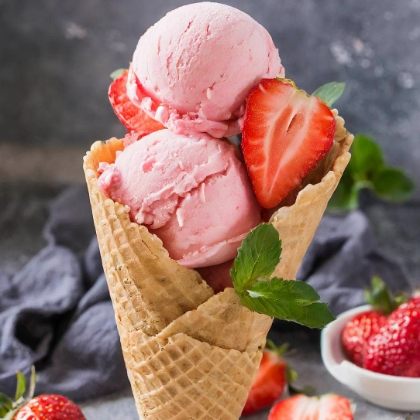
#> input picture icecream.jpg, 420 x 420 px
$ python color-image.py
#> lines starting #> are read from the running program, lines starting #| are printed output that depends on the picture; after the words box and inside, x2 and y2 are one past the last pixel; in counts of white or black regions, pixels touching at a corner belong together
from PIL import Image, ImageFilter
import numpy as np
import matplotlib.pyplot as plt

image_path = 'icecream.jpg'
image = Image.open(image_path)
#> image is the input picture: PIL image 420x420 RGB; mean R, G, B 145.6, 112.8, 103.1
image_resized = image.resize((400, 400))
image_rgb = np.array(image_resized)

def rgb_to_hex(rgb):
    return '#{:02x}{:02x}{:02x}'.format(rgb[0], rgb[1], rgb[2])

hex_matrix = np.apply_along_axis(rgb_to_hex, 2, image_rgb)

def apply_grayscale(image):
    return image.convert('L')
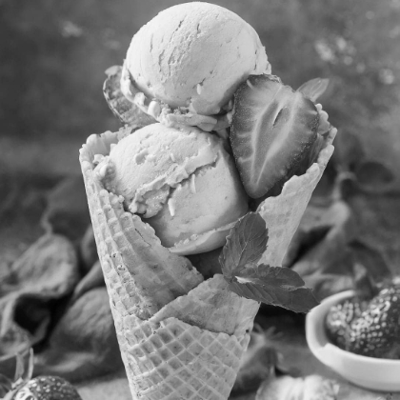
#> returned value: PIL image 400x400 L; min 0, max 250, mean 121.5

def apply_blur(image):
    return image.filter(ImageFilter.GaussianBlur(radius=2))
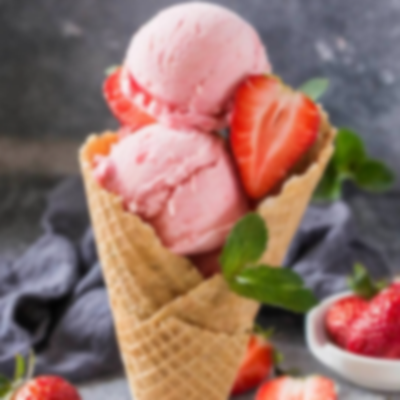
#> returned value: PIL image 400x400 RGB; mean R, G, B 145.6, 112.8, 103.1

def apply_threshold(image, threshold=128):
#> called with threshold = 128
    return image.convert('L').point(lambda p: p > threshold and 255)
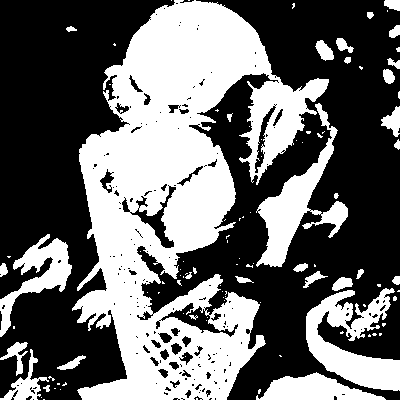
#> returned value: PIL image 400x400 L; 41.5% white; 103 white regions (72 under 20 px), largest, box (x1, y1, x2, y2) and area: (72, 0, 329, 400) 49253, (306, 288, 400, 391) 4727, (256, 103, 348, 267) 4202

def apply_edges(image):
    return image.filter(ImageFilter.FIND_EDGES)
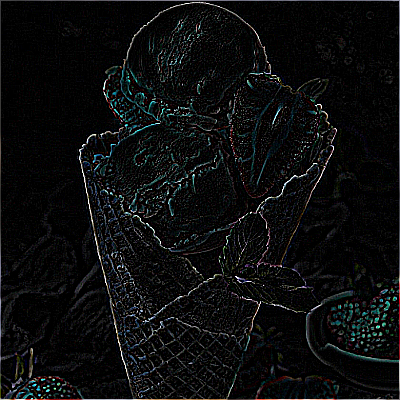
#> returned value: PIL image 400x400 RGB; mean R, G, B 12.3, 13.2, 13.6

image_grayscale = apply_grayscale(image_resized)
image_blurred = apply_blur(image_resized)
image_threshold = apply_threshold(image_resized)
image_edges = apply_edges(image_resized)
plt.figure(figsize=(15, 12))

plt.subplot(2, 3, 1)
plt.imshow(image_resized)
plt.title('Imagen Original')
plt.axis('off')

plt.subplot(2, 3, 2)
plt.imshow(image_grayscale, cmap='gray')
plt.title('Escala de Grises')
plt.axis('off')

plt.subplot(2, 3, 3)
plt.imshow(image_blurred)
plt.title('Desenfoque Gaussiano')
plt.axis('off')

plt.subplot(2, 3, 4)
plt.imshow(image_threshold, cmap='gray')
plt.title('Umbral (Blanco y Negro)')
plt.axis('off')

plt.subplot(2, 3, 5)
hex_image = np.array([[[int(h[1:3], 16), int(h[3:5], 16), int(h[5:7], 16)] for h in row] for row in hex_matrix])
plt.imshow(hex_image)
plt.title('Matriz Hexadecimal Original')
plt.axis('off')

plt.subplot(2, 3, 6)
plt.imshow(image_edges, cmap='gray')
plt.title('Contornos')
plt.axis('off')

plt.show()
